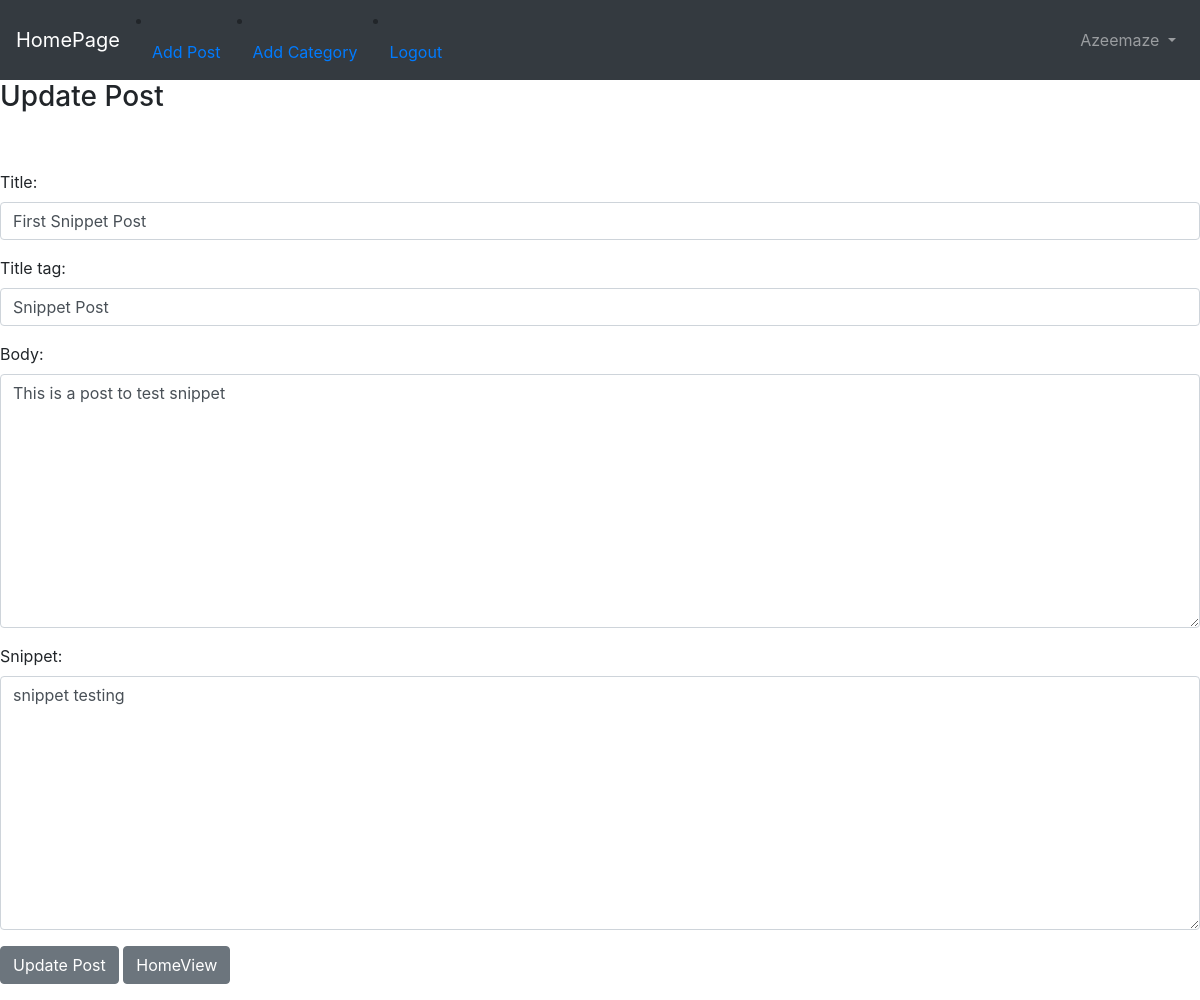
Screenshot of /app/article/edit/8 (signed in) with the database file from the repository.
### app/models.py (models this page shows, shortened)
class Post(models.Model):
    title = models.CharField(max_length=255)
    header_image = models.ImageField(null=True,blank=True,upload_to="images/")
    title_tag = models.CharField(max_length=255, null=True)
    author = models.ForeignKey(User, on_delete=models.CASCADE)
    body = RichTextField(blank=True,null=True)
    post_date = models.DateField(auto_now_add=True)
    category = models.CharField(max_length=255, default='uncategorised')
    snippet = models.CharField(max_length=255)
    likes = models.ManyToManyField(User, related_name='blog_post')

### app/views.py (the view)
# urls.py: path('article/edit/<int:pk>',UpdatePost.as_view(),name='updatepost'),
class UpdatePost(UpdateView):
    model = Post
    form_class = EditForm
    template_name = 'app/updatepost.html'

### app/froms.py
class EditForm(forms.ModelForm):
    class Meta:
        model = Post
        fields = ('title','title_tag','body','snippet')
        widgets = {
            'title': forms.TextInput(attrs={'class': 'form-control'}),
            'title_tag': forms.TextInput(attrs={'class': 'form-control'}),
            'body': forms.Textarea(attrs={'class': 'form-control'}),
            'snippet': forms.Textarea(attrs={'class': 'form-control'})
        }

### templates/app/updatepost.html (shortened to what this page needs)
<!DOCTYPE html>
{% extends 'app/base.html' %}
{% block content %}
{% if user.is_authenticated %}
    {% if user.id == post.author.id %}
        <h3>Update Post</h3>
        <br><br>
        <div class="form-group">
        <form method="post">
            {{ form.as_p }}
            <button class="btn btn-secondary">Update Post</button>
            <a href="{% url 'home' %}" class="btn btn-secondary">HomeView</a>
    {% endif %}
</form>
{% else %}
    You are not logged in
{% endif %}
{% endblock %}

### templates/app/base.html (shortened to what this page needs)
<!doctype html>
<html lang="en">
  <head>
    <link rel="stylesheet" href="https://cdn.jsdelivr.net/npm/bootstrap@4.4.1/dist/css/bootstrap.min.css">
  </head>
  <body>
  <nav class="navbar navbar-expand-lg navbar-dark bg-dark">
  <a class="navbar-brand" href="{% url 'home' %}">HomePage</a>
    {% if user.is_authenticated %}
        <li class="nav-item">
        <a class="nav-link" href="{% url 'addpost' %}">Add Post</a>
        </li>
        <li class="nav-item">
        <a class="nav-link" href="{% url 'addcategory' %}">Add Category</a>
        </li>
        <li class="nav-item">
        <a class="nav-link" href="{% url 'logout' %}">Logout</a>
        </li>
    {% endif %}
    <ul class="navbar-nav ml-auto">
        <li class="nav-item">
        {% if user.is_authenticated %}
            <li class="nav-item dropdown">
            <a class="nav-link dropdown-toggle" href="#" id="navbarDropdown" role="button" data-toggle="dropdown" aria-haspopup="true" aria-expanded="false">
              {{ user.username }}
            </a>
            {% endif %}
        </li>
    </ul>
</nav>
  {% block content %}
  {% endblock %}
  </body>
</html>

### rows the page displays
Post: title "First Snippet Post", title_tag "Snippet Post", body "This is a post to test snippet", snippet "snippet testing"

### other values shown
{{ user.username }} "Azeemaze"
